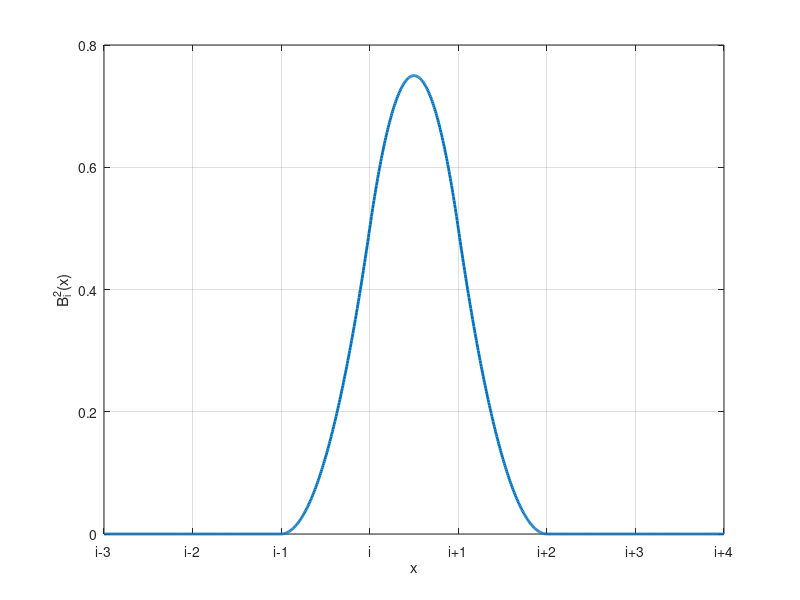

Reproduce this figure in MATLAB.
% Define the knots t_i
%t = 0:5;  % Example knots with a range of values
i=0;
x = linspace(i-3, i+4, 1000);  % A fine grid for plotting

% Define the quadratic B-spline basis function B^2_i(x)
B_i2 = zeros(size(x));
for j = 1:length(x)
    if x(j) > (i-1) && x(j) <= (i)
        B_i2(j) = ((x(j) - (i-1))^2) / (((i) - (i-1)) * ((i+1) - (i-1)));
    elseif x(j) > (i) && x(j) <= (i+1)
        B_i2(j) = (x(j) - (i-1))*((i+1)-x(j)) / (((i+1) - (i-1)) * ((i+1) - (i))) + (x(j) - (i))*((i+2)-x(j)) / (((i+2) - (i)) * ((i+1) - (i)));
    elseif x(j) > (i+1) && x(j) <= (i+2)
        B_i2(j) = (((i+2) - x(j))^2) / (((i+2) - (i+1)) * ((i+2) - (i)));
    else
        B_i2(j) = 0; % Outside the support
    end
end

% for j = 1:length(x)
%     if x(j) > t(i-1) && x(j) <= t(i)
%         B_i2(j) = ((x(j) - t(i-1))^2) / ((t(i) - t(i-1)) * (t(i+1) - t(i-1)));
%     elseif x(j) > t(i) && x(j) <= t(i+1)
%         B_i2(j) = (x(j) - t(i-1))*(t(i+1)-x(j)) / ((t(i+1) - t(i-1)) * (t(i+1) - t(i))) - (x(j) - t(i))*(t(i+2)-x(j)) / ((t(i+2) - t(i)) * (t(i+1) - t(i)));
%     elseif x(j) > t(i+1) && x(j) <= t(i+2)
%         B_i2(j) = ((t(i+2) - x(j))^2) / ((t(i+2) - t(i+1)) * (t(i+2) - t(i)));
%     else
%         B_i2(j) = 0; % Outside the support
%     end
% end

% Plot the B-spline basis function
plot(x, B_i2, 'LineWidth', 2);
xlabel('x');
ylabel('B^2_i(x)');
grid on;

% Adjust x-axis to display i-3, i-2, i-1, i, i+1, i+2, i+3
xlim([i-3, i+4]);  % Set x-axis limits to show the relevant range
xticks(i-3:i+4);  % Set ticks at i-3, i-2, ..., i+3
xticklabels(arrayfun(@(n) sprintf('i%+d', n - i), i+1:i+3, 'UniformOutput', false)); % Custom labels i-3, i-2, ..., i+3
xticklabels({'i-3','i-2','i-1','i','i+1','i+2','i+3','i+4'});